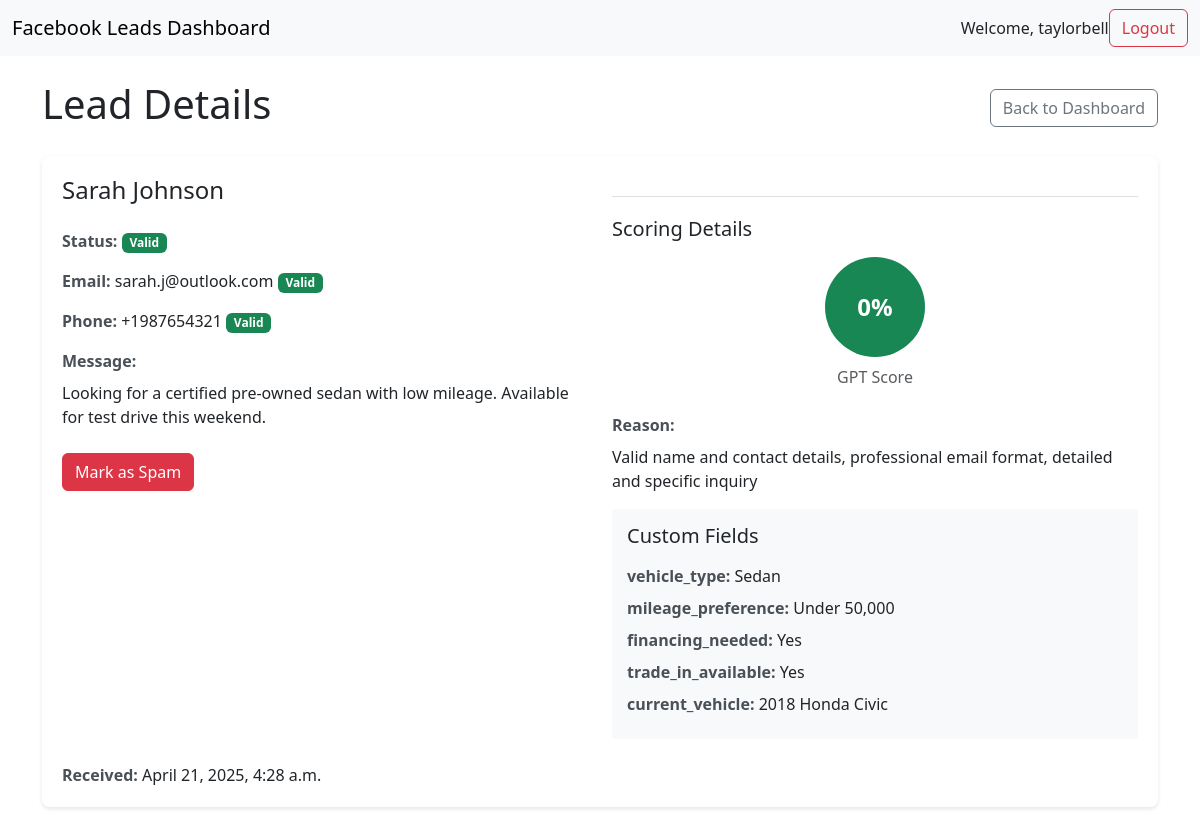
/leads/10/ (signed in), run on the app's committed database.
### leads/models.py (models this page shows, shortened)
class FacebookLead(models.Model):
    user = models.ForeignKey(User, on_delete=models.CASCADE, related_name='leads', null=True, blank=True)
    leadgen_id = models.CharField(max_length=100, unique=True)
    full_name = models.CharField(max_length=255, blank=True)
    email = models.EmailField(blank=True)
    phone = models.CharField(max_length=20, blank=True)
    message = models.TextField(null=True, blank=True)
    custom_fields = models.JSONField(default=dict)
    gpt_score = models.FloatField(default=0.0)
    gpt_reason = models.TextField(blank=True)
    total_score = models.FloatField(default=0.0)
    is_spam = models.BooleanField(default=False)
    is_valid_email = models.BooleanField(default=False)
    is_valid_phone = models.BooleanField(default=False)
    received_at = models.DateTimeField(auto_now_add=True)
    class Meta:
        ordering = ['-received_at']

### leads/views.py (the view)
# urls.py: path('leads/<int:pk>/', views.lead_detail_view, name='lead_detail'),
@login_required
def lead_detail_view(request, pk):
    lead = get_object_or_404(FacebookLead, pk=pk, user=request.user)
    context = {
        'lead': lead,
        'is_spam': lead.is_spam,
        'is_valid_email': lead.is_valid_email,
        'is_valid_phone': lead.is_valid_phone,
    }
    return render(request, 'leads/lead_detail.html', context)

### leads/templates/leads/lead_detail.html (shortened to what this page needs)
<!DOCTYPE html>
<html lang="en">
<head>
    <link href="https://cdn.jsdelivr.net/npm/bootstrap@5.3.0/dist/css/bootstrap.min.css" rel="stylesheet">
</head>
<body>
    <nav class="navbar navbar-expand-lg navbar-light bg-light">
        <div class="container-fluid">
            <a class="navbar-brand" href="{% url 'leads:dashboard' %}">Facebook Leads Dashboard</a>
            <div class="d-flex align-items-center">
                <span class="user-info">Welcome, {{ user.username }}</span>
                <a href="{% url 'leads:logout' %}" class="btn btn-outline-danger">Logout</a>
            </div>
        </div>
    </nav>
    <div class="container py-4">
        <div class="d-flex justify-content-between align-items-center">
            <h1>Lead Details</h1>
            <a href="{% url 'leads:dashboard' %}" class="btn btn-outline-secondary">Back to Dashboard</a>
        </div>
        <div class="detail-card">
            <div class="row">
                <div class="col-md-6">
                    <h2 class="h4 mb-4">{{ lead.full_name }}</h2>
                    <div class="mb-3">
                        <span class="field-label">Status:</span>
                        {% if is_spam %}
                            <span class="badge badge-spam">Spam</span>
                        {% else %}
                            <span class="badge badge-valid">Valid</span>
                        {% endif %}
                    </div>
                    <div class="mb-3">
                        <span class="field-label">Email:</span>
                        <span>{{ lead.email }}</span>
                        {% if is_valid_email %}
                            <span class="badge badge-valid">Valid</span>
                        {% else %}
                            <span class="badge badge-invalid">Invalid</span>
                        {% endif %}
                    </div>
                    <div class="mb-3">
                        <span class="field-label">Phone:</span>
                        <span>{{ lead.phone }}</span>
                        {% if is_valid_phone %}
                            <span class="badge badge-valid">Valid</span>
                        {% else %}
                            <span class="badge badge-invalid">Invalid</span>
                        {% endif %}
                    </div>
                    {% if lead.message %}
                        <div class="mb-3">
                            <span class="field-label">Message:</span>
                            <p class="mt-2">{{ lead.message }}</p>
                        </div>
                    {% endif %}
                    <div class="mt-4">
                        <form method="post" action="{% url 'leads:toggle_lead_spam' lead.pk %}" class="d-inline">
                            <button type="submit" class="btn {% if is_spam %}btn-success{% else %}btn-danger{% endif %}"
                                    onclick="return confirm('Are you sure you want to mark this lead as {% if is_spam %}valid{% else %}spam{% endif %}?')">
                                Mark as {% if is_spam %}Valid{% else %}Spam{% endif %}
                            </button>
                        </form>
                    </div>
                </div>
                <div class="col-md-6">
                    <div class="score-section">
                        <h3 class="h5 mb-3">Scoring Details</h3>
                        <div class="text-center mb-4">
                            <div class="score-circle {% if lead.gpt_score > 0.7 %}score-high{% elif lead.gpt_score > 0.3 %}score-medium{% else %}score-low{% endif %}">
                                {{ lead.gpt_score|floatformat:0 }}%
                            </div>
                            <p class="mt-2 text-muted">GPT Score</p>
                        </div>
                        {% if lead.gpt_reason %}
                            <div class="mb-3">
                                <span class="field-label">Reason:</span>
                                <p class="mt-2">{{ lead.gpt_reason }}</p>
                            </div>
                        {% endif %}
                    </div>
                    {% if lead.custom_fields %}
                        <div class="custom-fields">
                            <h3 class="h5 mb-3">Custom Fields</h3>
                            {% for key, value in lead.custom_fields.items %}
                                <div class="mb-2">
                                    <span class="field-label">{{ key }}:</span>
                                    <span>{{ value }}</span>
                                </div>
                            {% endfor %}
                        </div>
                    {% endif %}
                </div>
            </div>
            <div class="mt-4">
                <span class="field-label">Received:</span>
                <span>{{ lead.received_at|date:"F j, Y, g:i a" }}</span>
            </div>
        </div>
    </div>
</body>
</html>

### leads/templates/leads/lead_detail.html (style rules this page uses)
.detail-card { background-color: white; border-radius: 8px; box-shadow: 0 2px 4px rgba(0,0,0,0.1); padding: 20px; margin-top: 20px; }
.badge-valid { background-color: #198754; color: white; }
.field-label { font-weight: 600; color: #495057; }
.custom-fields { background-color: #f8f9fa; padding: 15px; border-radius: 4px; margin-top: 10px; }
.score-section { margin-top: 20px; padding-top: 20px; border-top: 1px solid #dee2e6; }
.score-circle { width: 100px; height: 100px; border-radius: 50%; display: flex; align-items: center; justify-content: center; font-size: 24px; font-weight: bold; margin: 0 auto; }
.score-low { background-color: #198754; color: white; }

### data on the page
FacebookLead: full_name "Sarah Johnson", email "sarah.j@outlook.com", phone "+1987654321", message "Looking for a certified pre-owned sedan with low mileage. Available for test drive this weekend.", gpt_score "0", gpt_reason "Valid name and contact details, professional email format, detailed and specific inquiry", received_at "April 21, 2025, 4:28 a.m."

### other printed values
{{ user.username }} "taylorbell"
{{ key }} "vehicle_type" "mileage_preference" "financing_needed" "trade_in_available" "current_vehicle"
{{ value }} "Sedan" "Under 50,000" "Yes" "Yes" "2018 Honda Civic"
